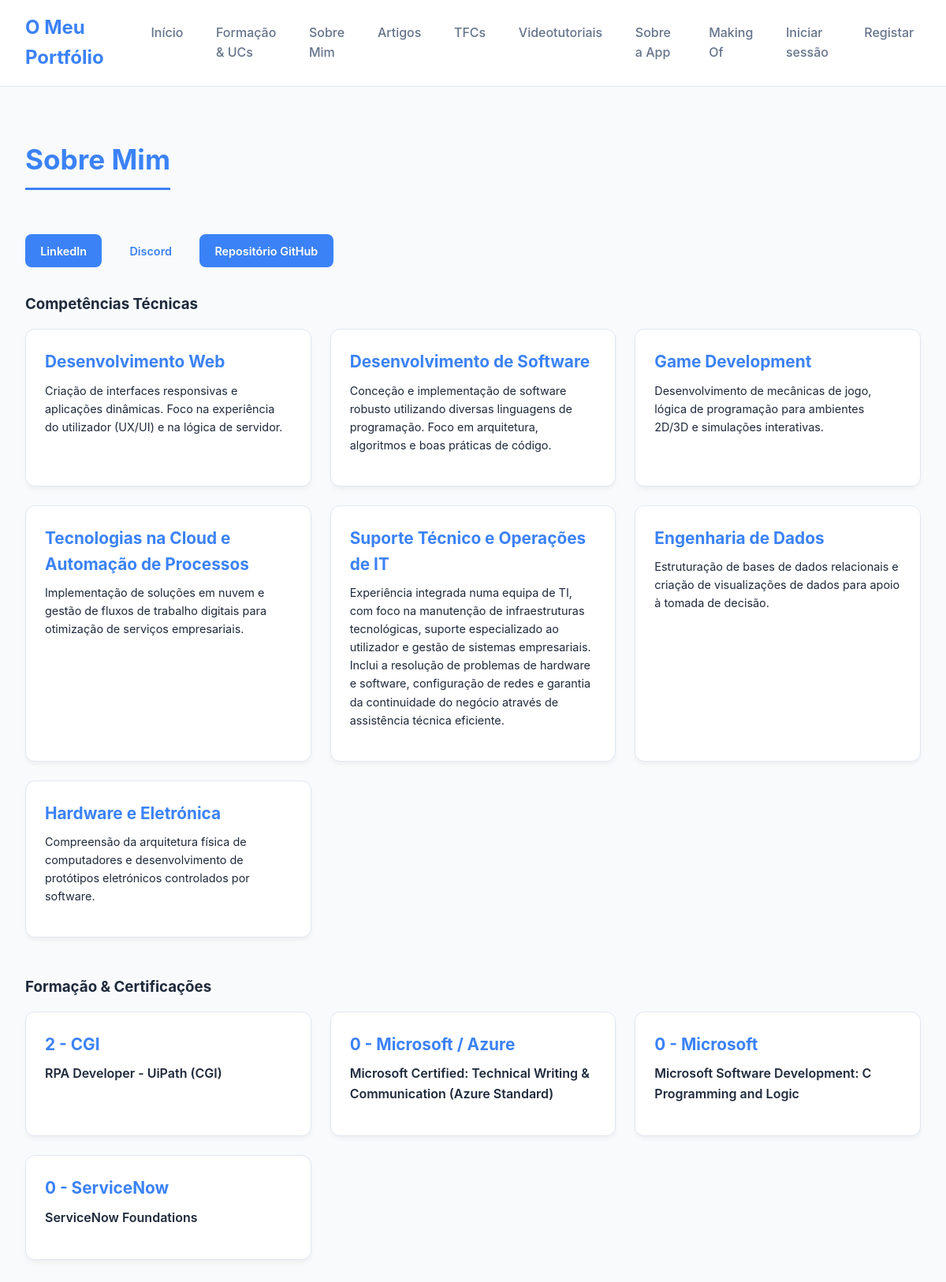
Screenshot of /pessoal/ with the database file from the repository.
### portfolio/models.py (models this page shows, shortened)
class Competencia(models.Model):
    nome = models.CharField(max_length=100)
    descricao = models.TextField(blank=True)
    projetos_associados = models.ManyToManyField(Projeto, blank=True)
    tecnologias_associadas = models.ManyToManyField(Tecnologia, blank=True)
    class Meta:
        verbose_name_plural = "Competências"

class Formacao(models.Model):
    titulo = models.CharField(max_length=100)
    instituicao = models.CharField(max_length=100)
    ano = models.IntegerField()
    descricao = models.TextField(blank=True)
    class Meta:
        ordering = ['-ano']
        verbose_name_plural = "Formações"

### portfolio/views.py (the view)
# urls.py: path('pessoal/', views.pessoal_view, name='pessoal'),
def pessoal_view(request):
    context = {
        'competencias': Competencia.objects.prefetch_related('tecnologias_associadas', 'projetos_associados').all(),
        'formacoes': Formacao.objects.all(),
        'interesses': InteressePessoal.objects.all(),
        'tecnologias': Tecnologia.objects.all(),
        'is_gestor': _is_gestor(request.user),
        'linkedin_url': 'https://www.linkedin.com/in/diogo-fa%C3%ADsca-ab22ab263/',
        'discord_url': 'https://discord.gg/fallinngg',
        'github_repo': 'https://github.com/Diogo-Faisca-a22408949/DjangoPortfolio',
    }
    return render(request, 'portfolio/pessoal.html', context)

### portfolio/views.py (called while the page is built)
def _is_gestor(user):
    return user.is_authenticated and user.groups.filter(name='gestor-portfolio').exists()

### portfolio/templates/portfolio/pessoal.html (shortened to what this page needs)
{% extends 'portfolio/base.html' %}
{% block content %}
<h2 class="page-title">Sobre Mim</h2>
<div style="display: flex; flex-wrap: wrap; gap: 1rem; margin: 1.5rem 0 2rem; align-items: center;">
    <a href="{{ linkedin_url }}" target="_blank" rel="noopener noreferrer" class="btn btn-primary">LinkedIn</a>
    <a href="{{ discord_url }}" target="_blank" rel="noopener noreferrer" class="btn btn-secondary">Discord</a>
    <a href="{{ github_repo }}" target="_blank" rel="noopener noreferrer" class="btn btn-edit">Repositório GitHub</a>
</div>
<div style="display: flex; justify-content: space-between; align-items: center; margin: 2rem 0 1rem;">
    <h3 style="margin:0;">Competências Técnicas</h3>
</div>
<div class="card-grid">
    {% for comp in competencias %}
    <article class="card">
        <h3>{{ comp.nome }}</h3>
        <p style="font-size: 0.9rem; margin-bottom: 1rem;">{{ comp.descricao }}</p>
    </article>
    {% endfor %}
</div>
<div style="display: flex; justify-content: space-between; align-items: center; margin: 3rem 0 1rem;">
    <h3 style="margin:0;">Formação & Certificações</h3>
</div>
<div class="card-grid">
    {% for formacao in formacoes %}
    <article class="card">
        <h3 style="color: var(--primary);">{{ formacao.ano }} - {{ formacao.instituicao }}</h3>
        <p style="font-weight: 600;">{{ formacao.titulo }}</p>
    </article>
    {% endfor %}
</div>
{% endblock %}

### portfolio/static/portfolio/styles.css (style rules this page uses)
:root { --bg-color: #f8fafc; --text-main: #1e293b; --text-muted: #64748b; --primary: #0f172a; --accent: #3b82f6; --card-bg: #ffffff; --border: #e2e8f0; }
* { box-sizing: border-box; margin: 0; padding: 0; font-family: 'Inter', system-ui, sans-serif; }
body { background-color: var(--bg-color); color: var(--text-main); line-height: 1.6; }
.page-title { margin-bottom: 2rem; font-size: 2.2rem; color: var(--primary); border-bottom: 3px solid var(--accent); padding-bottom: 0.5rem; display: inline-block; }
.card-grid { display: grid; grid-template-columns: repeat(auto-fit, minmax(300px, 1fr)); gap: 1.5rem; margin-bottom: 3rem; }
.card { background: var(--card-bg); border: 1px solid var(--border); border-radius: 12px; padding: 1.5rem; box-shadow: 0 4px 6px -1px rgba(0,0,0,0.05); transition: transform 0.2s; }
.card h3 { color: var(--primary); margin-bottom: 0.5rem; font-size: 1.3rem; }
.btn-primary { background: var(--accent); color: #ffffff; }
.btn-secondary { background: transparent; color: var(--accent); border: 1px solid var(--accent); }

### portfolio/templates/portfolio/base.html (style rules this page uses)
:root { --primary: #3b82f6; --success: #10b981; --danger: #ef4444; --secondary: #64748b; --bg-card: #ffffff; --shadow: 0 4px 6px -1px rgb(0 0 0 / 0.1), 0 2px 4px -2px rgb(0 0 0 / 0.1); }
.btn { display: inline-flex; align-items: center; padding: 0.6rem 1.2rem; border-radius: 0.5rem; font-weight: 600; text-decoration: none; transition: all 0.2s; border: none; cursor: pointer; font-size: 0.9rem; gap: 0.5rem; }
.btn-edit { background-color: var(--primary); color: white; }

### rows the page displays
Competencia: nome "Desenvolvimento Web", descricao "Criação de interfaces responsivas e aplicações dinâmicas. Foco na experiência do utilizador (UX/UI) e na lógica de servidor."
Competencia: nome "Desenvolvimento de Software", descricao "Conceção e implementação de software robusto utilizando diversas linguagens de programação. Foco em arquitetura, algoritmos e boas práticas de código."
Competencia: nome "Game Development", descricao "Desenvolvimento de mecânicas de jogo, lógica de programação para ambientes 2D/3D e simulações interativas."
Competencia: nome "Tecnologias na Cloud e Automação de Processos", descricao "Implementação de soluções em nuvem e gestão de fluxos de trabalho digitais para otimização de serviços empresariais."
Competencia: nome "Suporte Técnico e Operações de IT", descricao "Experiência integrada numa equipa de TI, com foco na manutenção de infraestruturas tecnológicas, suporte especializado ao utilizador e gestão de sistemas empresariais. Inclui a resolução de problemas de hardware e software, configuração de redes e garantia da continuidade do negócio através de assistência técnica eficiente."
Competencia: nome "Engenharia de Dados", descricao "Estruturação de bases de dados relacionais e criação de visualizações de dados para apoio à tomada de decisão."
Competencia: nome "Hardware e Eletrónica", descricao "Compreensão da arquitetura física de computadores e desenvolvimento de protótipos eletrónicos controlados por software."
Formacao: ano "2", instituicao "CGI", titulo "RPA Developer - UiPath (CGI)"
Formacao: ano "0", instituicao "Microsoft / Azure", titulo "Microsoft Certified: Technical Writing & Communication (Azure Standard)"
Formacao: ano "0", instituicao "Microsoft", titulo "Microsoft Software Development: C Programming and Logic"
Formacao: ano "0", instituicao "ServiceNow", titulo "ServiceNow Foundations"
